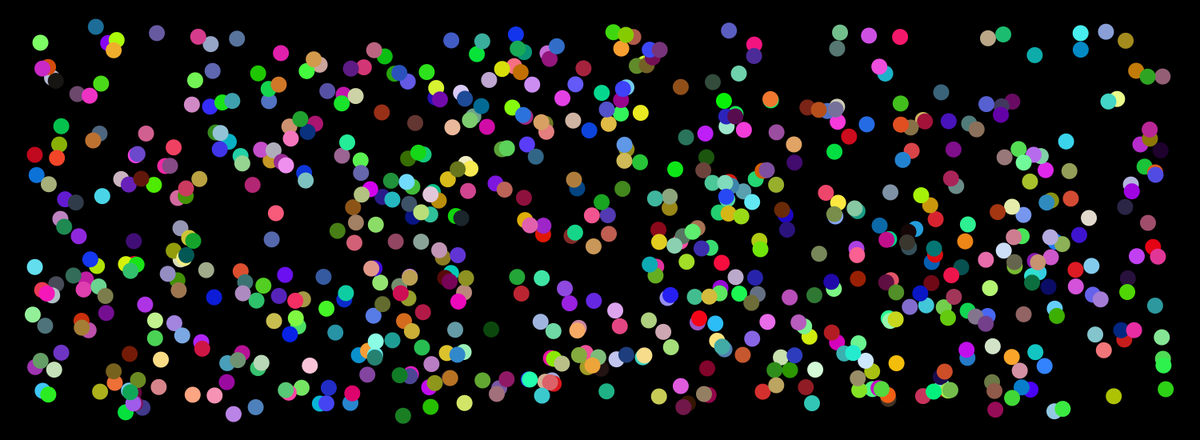
Frame 1 (no input)
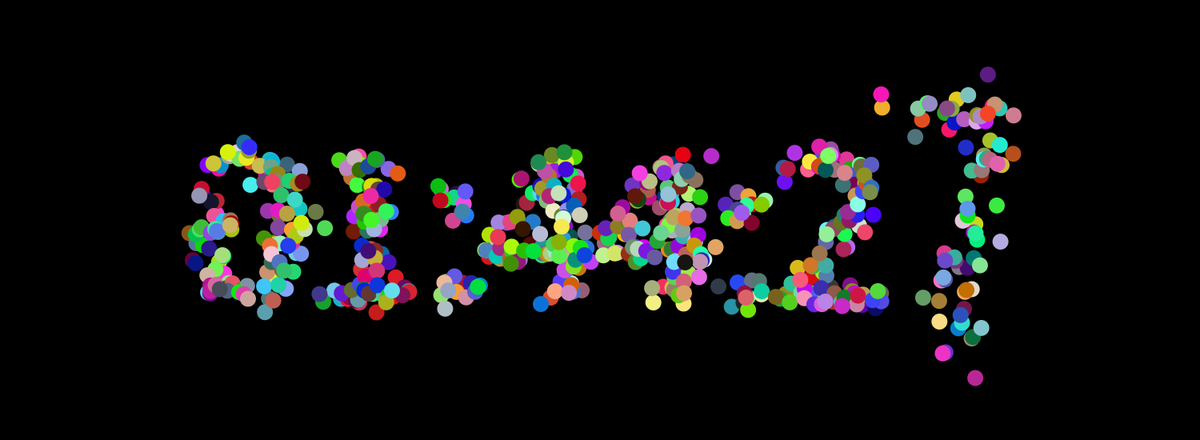
Frame 60 (the mouse pressed at the canvas centre just before this capture)
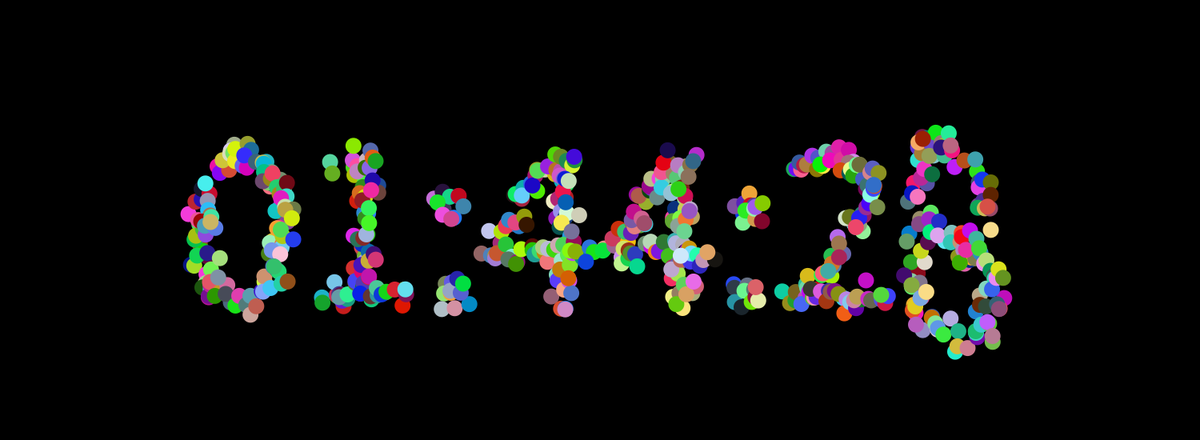
Frame 120 (the mouse held since frame 60 and released just before this capture)

The Processing sketch that drew these frames (run headless with seeded random() and noise(); from frame 60 on, the mouse is pressed at the canvas centre):

// Processing sketch: bird_clock_simulation
// ── bird_clock_simulation.pde
import java.util.Collections;
final int BIRD_SIZE = 1000;

Bird[] bird = new Bird[BIRD_SIZE];
static ArrayList<Bird> birds = new ArrayList<Bird>();
IntList textPoints;
float targetX = 0, targetY = 0;

void setup() {
  size(1500,550);
  //fullScreen();
  noStroke();
  fill(255);

  for (int i=0; i<BIRD_SIZE; i++) {
    bird[i] = new Bird(random(0, width), random(0, height), 0.1, 0.05, color(random(0,255), random(0,255), random(0,255), 255));
    birds.add(bird[i]);
  }
  mappingFont("str");
  background(0);
}

void draw() {
  background(0);
  fill(0, 10);
  rect(0, 0, width, height);

  String str = "" + (hour() >= 10 ? hour() : "0"+hour()) 
    + ":" + (minute() >= 10 ? minute() : "0"+minute()) 
    + ":" + (second() >= 10 ? second() : "0"+second());
    view(str);

  if (textPoints.size() != 0) {
    for (long i=0; i<BIRD_SIZE; i++) {
      //int p = textPoints.get((int)(i * textPoints.size() / BIRD_SIZE));
      int p = textPoints.get( constrain((int)(i * 80000 / BIRD_SIZE),1,(textPoints.size()-1)));
      targetX = p % width;
      targetY = p / width;

      bird[(int)i].update(targetX, targetY);
      if(p != textPoints.get(textPoints.size()-1)) bird[(int)i].display();
    }
  }
}

String prestr = "";
void view(String str) {
  if (!prestr.equals(str)) {
    prestr = str;
    //Collections.shuffle(birds);
    bird =(Bird[])birds.toArray(new Bird[birds.size()]);
    if (!str.equals("")) mappingFont(str);
  }
}


void mappingFont(String str) {
  PGraphics buf = createGraphics(width, height);
  buf.beginDraw();
  buf.background(0);
  buf.fill(255, 255, 255);
  buf.textAlign(CENTER, CENTER);
  buf.textSize(300);
  buf.text(str, width/2, height/2);

  buf.loadPixels();
  textPoints = new IntList();
  for (int i=0; i<width; i++) {
    for(int j=0; j< height; j++){
      if (buf.pixels[j*width + i] == color(255, 255, 255)) {
  
        textPoints.append(j*width + i);
      }
    }
  }
  buf.endDraw();

  //println(textPoints.size());
}

// ── bird.pde
class Bird{
  float x,y;
  float kp, ki;
  float speedX,speedY;
  float propX,propY,inteX,inteY;
  color colour;
  
  
  Bird(float _x,float _y,float _kp, float _ki, color _colour){
    x = _x;
    y = _y;
    kp = _kp;
    ki = _ki;
    speedX = speedY = 0;
    colour = _colour;
  }
  
  void update(float targetX,float targetY){
    //degree
    float deltaX = targetX - x;
    float deltaY = targetY - y;
    
      float pre_inteX = inteX,pre_inteY = inteY;
     inteX = deltaX;
      inteY = deltaY;
      propX = inteX - pre_inteX;
      propY = inteY - pre_inteY;
      
      //        P            I            noise
      speedX += constrain(kp * propX + ki * inteX + random(-1,1),-40,40);
      speedY += constrain(kp * propY + ki * inteY + random(-1,1),-40,40);
      
      float dxdy = sqrt(speedX*speedX + speedY*speedY);
      x += speedX;
      y += speedY;
  }
  
  void display(){
    fill(colour);
    ellipse(x,y,20,20);
  }
}
